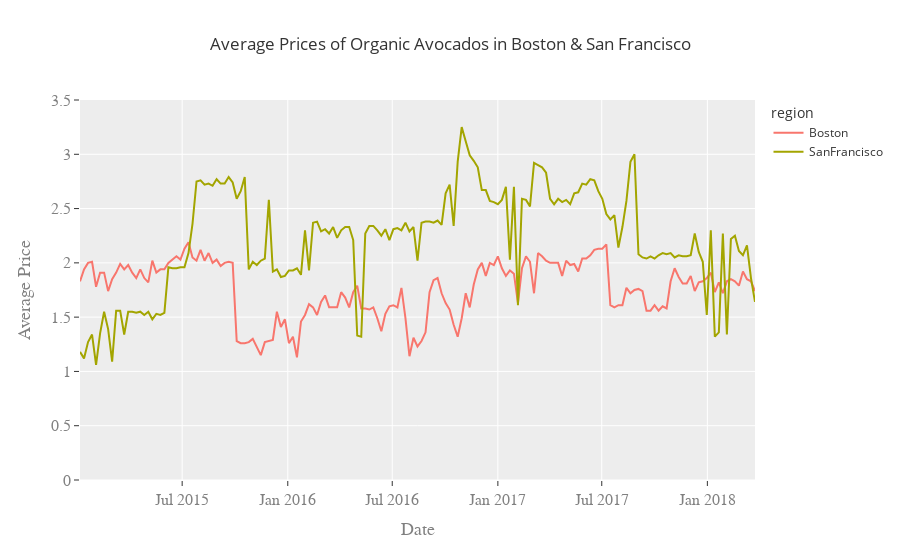

Notebook code cell kept with this figure:
### Code cell
fig = px.line(cities, x = 'Date', y = 'AveragePrice', line_group = 'region',
              color = 'region', title = 'Average Prices of Organic Avocados in Boston & San Francisco',
              range_y = [0, 3.5], template = 'ggplot2', labels = {'AveragePrice' : 'Average Price'})

fig.update_xaxes(title_font = {'size' : 18, 'family' : 'Courier', 'color' : 'gray'},
                 tickfont = {'size' : 16, 'family' : 'Courier', 'color' : 'gray'})

fig.update_yaxes(title_font = {'size' : 18, 'family' : 'Courier', 'color' : 'gray'},
                 tickfont = {'size' : 16, 'family' : 'Courier', 'color' : 'gray'})

fig.show()

### Figure 1 — Plotly figure (JSON) as saved in the notebook; plotly's stock layout.template omitted (floating-point values rounded to 4 significant figures; data arrays with more than 128 entries replaced by an {"elided": "..."} marker saying what was removed)
{"data": [{"hovertemplate": "region=Boston<br>Date=%{x}<br>Average Price=%{y}<extra></extra>", "legendgroup": "Boston", "line": {"color": "#F8766D", "dash": "solid"}, "mode": "lines", "name": "Boston", "orientation": "v", "showlegend": true, "type": "scatter", "x": {"elided": "169 str values"}, "xaxis": "x", "y": {"elided": "169 float values"}, "yaxis": "y"}, {"hovertemplate": "region=SanFrancisco<br>Date=%{x}<br>Average Price=%{y}<extra></extra>", "legendgroup": "SanFrancisco", "line": {"color": "#A3A500", "dash": "solid"}, "mode": "lines", "name": "SanFrancisco", "orientation": "v", "showlegend": true, "type": "scatter", "x": {"elided": "169 str values"}, "xaxis": "x", "y": {"elided": "169 float values"}, "yaxis": "y"}], "layout": {"legend": {"title": {"text": "region"}, "tracegroupgap": 0}, "title": {"text": "Average Prices of Organic Avocados in Boston & San Francisco"}, "xaxis": {"anchor": "y", "domain": [0, 1], "tickfont": {"color": "gray", "family": "Courier", "size": 16}, "title": {"font": {"color": "gray", "family": "Courier", "size": 18}, "text": "Date"}}, "yaxis": {"anchor": "x", "domain": [0, 1], "range": [0, 3.5], "tickfont": {"color": "gray", "family": "Courier", "size": 16}, "title": {"font": {"color": "gray", "family": "Courier", "size": 18}, "text": "Average Price"}}}}
